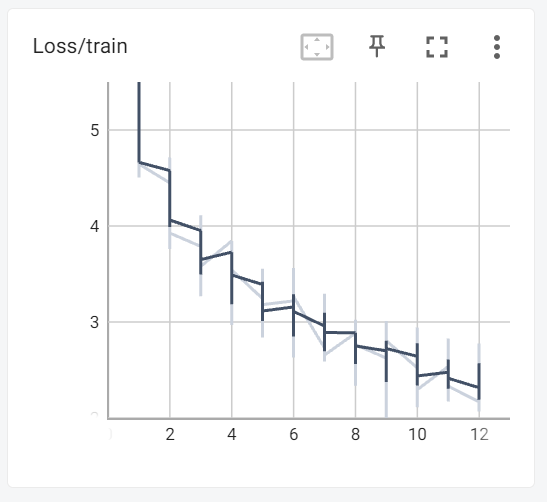

Recreate this plot in Python.
from nock90 import train_dataloader, val_dataloader, tr_dexj, tr_dexe, te_dexj, te_dexe, dic_j, dic_e
from curses import use_env
import pandas as pd
from sklearn.model_selection import train_test_split
import torch
from torch import nn
import numpy as np
import torch.nn.utils.rnn as rnn
from torch.nn.utils.rnn import pad_sequence
from torch.nn.utils.rnn import pack_padded_sequence
from torch.nn.utils.rnn import pad_packed_sequence
import numpy as np
import transformers
from torch.utils.data import Dataset, DataLoader
from torch import optim
from torch import cuda
from torch import Tensor
from torch.nn import Transformer
import math
from torchtext.data.utils import get_tokenizer
from torchtext.vocab import build_vocab_from_iterator
from torchtext.datasets import Multi30k
from typing import Iterable, List

DEVICE = 'cuda' if torch.cuda.is_available() else 'cpu'
print('Using {} device'.format(DEVICE))

# helper Module that adds positional encoding to the token embedding to introduce a notion of word order.
class PositionalEncoding(nn.Module):
    def __init__(self,
                 emb_size: int,
                 dropout: float,
                 maxlen: int = 5000):
        super(PositionalEncoding, self).__init__()
        den = torch.exp(- torch.arange(0, emb_size, 2)* math.log(10000) / emb_size)
        pos = torch.arange(0, maxlen).reshape(maxlen, 1)
        pos_embedding = torch.zeros((maxlen, emb_size))
        pos_embedding[:, 0::2] = torch.sin(pos * den)
        pos_embedding[:, 1::2] = torch.cos(pos * den)
        pos_embedding = pos_embedding.unsqueeze(-2)

        self.dropout = nn.Dropout(dropout)
        self.register_buffer('pos_embedding', pos_embedding)

    def forward(self, token_embedding: Tensor):
        return self.dropout(token_embedding + self.pos_embedding[:token_embedding.size(0), :])

# helper Module to convert tensor of input indices into corresponding tensor of token embeddings
class TokenEmbedding(nn.Module):
    def __init__(self, vocab_size: int, emb_size):
        super(TokenEmbedding, self).__init__()
        self.embedding = nn.Embedding(vocab_size, emb_size)
        self.emb_size = emb_size

    def forward(self, tokens: Tensor):
        return self.embedding(tokens.long()) * math.sqrt(self.emb_size)

# Seq2Seq Network
class Seq2SeqTransformer(nn.Module):
    def __init__(self,
                 num_encoder_layers: int,
                 num_decoder_layers: int,
                 emb_size: int,
                 nhead: int,
                 src_vocab_size: int,
                 tgt_vocab_size: int,
                 dim_feedforward: int = 512,
                 dropout: float = 0.1):
        super(Seq2SeqTransformer, self).__init__()
        self.transformer = Transformer(d_model=emb_size,
                                       nhead=nhead,
                                       num_encoder_layers=num_encoder_layers,
                                       num_decoder_layers=num_decoder_layers,
                                       dim_feedforward=dim_feedforward,
                                       dropout=dropout)
        self.generator = nn.Linear(emb_size, tgt_vocab_size)
        self.src_tok_emb = TokenEmbedding(src_vocab_size, emb_size)
        self.tgt_tok_emb = TokenEmbedding(tgt_vocab_size, emb_size)
        self.positional_encoding = PositionalEncoding(
            emb_size, dropout=dropout)

    def forward(self,
                src: Tensor,
                trg: Tensor,
                src_mask: Tensor,
                tgt_mask: Tensor,
                src_padding_mask: Tensor,
                tgt_padding_mask: Tensor,
                memory_key_padding_mask: Tensor):
        src_emb = self.positional_encoding(self.src_tok_emb(src))
        tgt_emb = self.positional_encoding(self.tgt_tok_emb(trg))
        outs = self.transformer(src_emb, tgt_emb, src_mask, tgt_mask, None,
                                src_padding_mask, tgt_padding_mask, memory_key_padding_mask)
        return self.generator(outs)

    def encode(self, src: Tensor, src_mask: Tensor):
        return self.transformer.encoder(self.positional_encoding(
                            self.src_tok_emb(src)), src_mask)

    def decode(self, tgt: Tensor, memory: Tensor, tgt_mask: Tensor):
        return self.transformer.decoder(self.positional_encoding(
                          self.tgt_tok_emb(tgt)), memory,
                          tgt_mask)


def generate_square_subsequent_mask(sz):
    mask = (torch.triu(torch.ones((sz, sz), device=DEVICE)) == 1).transpose(0, 1)
    mask = mask.float().masked_fill(mask == 0, float('-inf')).masked_fill(mask == 1, float(0.0))
    return mask


def create_mask(src, tgt):
    src_seq_len = src.shape[0]
    tgt_seq_len = tgt.shape[0]

    tgt_mask = generate_square_subsequent_mask(tgt_seq_len)
    src_mask = torch.zeros((src_seq_len, src_seq_len),device=DEVICE).type(torch.bool)

    src_padding_mask = (src == 1).transpose(0, 1)
    tgt_padding_mask = (tgt == 1).transpose(0, 1)
    return src_mask, tgt_mask, src_padding_mask, tgt_padding_mask

torch.manual_seed(0)

SRC_VOCAB_SIZE = len(dic_j)
TGT_VOCAB_SIZE = len(dic_e)
EMB_SIZE = 512
NHEAD = 8
FFN_HID_DIM = 512
NUM_ENCODER_LAYERS = 3
NUM_DECODER_LAYERS = 3

transformer = Seq2SeqTransformer(NUM_ENCODER_LAYERS, NUM_DECODER_LAYERS, EMB_SIZE,
                                 NHEAD, SRC_VOCAB_SIZE, TGT_VOCAB_SIZE, FFN_HID_DIM)

for p in transformer.parameters():
    if p.dim() > 1:
        nn.init.xavier_uniform_(p)

transformer = transformer.to(DEVICE)

loss_fn = torch.nn.CrossEntropyLoss(ignore_index=1)

optimizer = torch.optim.Adam(transformer.parameters(), lr=0.0001, betas=(0.9, 0.98), eps=1e-9)

from torch.utils.tensorboard import SummaryWriter
writer = SummaryWriter("/home2/y2019/o1910142/logs")

from torch.utils.data import DataLoader

def train_epoch(model, optimizer, epoch):
    model.train()
    losses = 0

    for src, tgt in train_dataloader:
        src = src.to(DEVICE)
        tgt = tgt.to(DEVICE)
        src = src.transpose(0, 1)
        tgt = tgt.transpose(0, 1)
        tgt_input = tgt[:-1, :]

        src_mask, tgt_mask, src_padding_mask, tgt_padding_mask = create_mask(src, tgt_input)

        logits = model(src, tgt_input, src_mask, tgt_mask,src_padding_mask, tgt_padding_mask, src_padding_mask)

        optimizer.zero_grad()

        tgt_out = tgt[1:, :]
        loss = loss_fn(logits.reshape(-1, logits.shape[-1]), tgt_out.reshape(-1))
        writer.add_scalar("Loss/train", loss, epoch) #変更点
        loss.backward()

        optimizer.step()
        losses += loss.item()


    return losses / len(train_dataloader)


def evaluate(model):
    model.eval()
    losses = 0

    for src, tgt in val_dataloader:
        src = src.to(DEVICE)
        tgt = tgt.to(DEVICE)
        src = src.transpose(0, 1)
        tgt = tgt.transpose(0, 1)
        tgt_input = tgt[:-1, :]

        src_mask, tgt_mask, src_padding_mask, tgt_padding_mask = create_mask(src, tgt_input)

        logits = model(src, tgt_input, src_mask, tgt_mask,src_padding_mask, tgt_padding_mask, src_padding_mask)

        tgt_out = tgt[1:, :]
        loss = loss_fn(logits.reshape(-1, logits.shape[-1]), tgt_out.reshape(-1))
        losses += loss.item()

    return losses / len(val_dataloader)


from timeit import default_timer as timer
NUM_EPOCHS = 12

for epoch in range(1, NUM_EPOCHS+1):
    start_time = timer()
    train_loss = train_epoch(transformer, optimizer, epoch)
    end_time = timer()
    val_loss = evaluate(transformer)
    print((f"Epoch: {epoch}, Train loss: {train_loss:.3f}, Val loss: {val_loss:.3f}, "f"Epoch time = {(end_time - start_time):.3f}s"))
    torch.save(transformer.state_dict(), "/home2/y2019/o1910142/use_model_96.pth")

writer.close()


"""
Epoch: 1, Train loss: 5.356, Val loss: 4.883, Epoch time = 1647.680s
Epoch: 2, Train loss: 4.223, Val loss: 4.270, Epoch time = 1653.872s
Epoch: 3, Train loss: 3.734, Val loss: 3.964, Epoch time = 1652.610s
Epoch: 4, Train loss: 3.420, Val loss: 3.803, Epoch time = 1656.155s
Epoch: 5, Train loss: 3.194, Val loss: 3.706, Epoch time = 1655.673s
Epoch: 6, Train loss: 3.017, Val loss: 3.700, Epoch time = 1655.764s
Epoch: 7, Train loss: 2.868, Val loss: 3.638, Epoch time = 1650.226s
Epoch: 8, Train loss: 2.738, Val loss: 3.697, Epoch time = 1660.061s
Epoch: 9, Train loss: 2.628, Val loss: 3.677, Epoch time = 1654.434s
Epoch: 10, Train loss: 2.533, Val loss: 3.720, Epoch time = 1662.266s
Epoch: 11, Train loss: 2.453, Val loss: 3.739, Epoch time = 1655.636s
Epoch: 12, Train loss: 2.394, Val loss: 3.835, Epoch time = 1663.271s

nvidia-smi
nohup python -u nock96.py >& /home2/y2019/o1910142/nock96.txt

tensorboard --logdir=/home2/y2019/o1910142/logs
"""